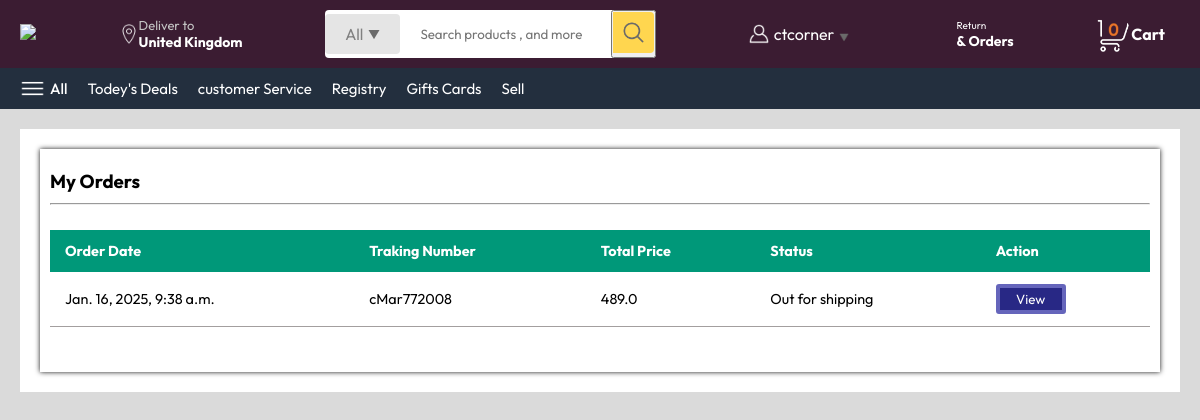
Screenshot of /my-order (signed in) with the database file from the repository.
### store/models.py (models this page shows, shortened)
class Order(models.Model):
    user = models.ForeignKey(User, on_delete=models.CASCADE)
    name = models.CharField(max_length=150, null=False)
    email = models.CharField(max_length=150, null=False)
    phone = models.CharField(max_length=150, null=False)
    city = models.CharField(max_length=150, null=False)
    pincode = models.CharField(max_length=150, null=False)
    area = models.CharField(max_length=150, null=False)
    house_name = models.CharField(max_length=150, null=False)
    total_price = models.FloatField(null=False)
    payment_mode = models.CharField(max_length=150, null=False)
    payment_id = models.FloatField(max_length=250, null=True)
    orderstatuses = (
        ('Pending','Pending'),
        ('Out for shipping', 'Out for shipping'),
        ('Compleated', 'Compleated')
    )
    status = models.CharField(max_length=150, choices = orderstatuses, default='Pending')
    message = models.TextField(null=True)
    tracking_no = models.CharField(max_length=150, null=True)
    created_at = models.DateTimeField(auto_now_add=True)
    updated_at = models.DateTimeField(auto_now=True)

### store/views.py (the view)
# urls.py: path('my-order', myorders,name='myorders'),
def myorders(request):
    orders = Order.objects.filter(user= request.user)
    context = {'orders': orders}
    return render(request, "orderview.html" , context)

### templates/orderview.html (shortened to what this page needs)
{% extends "base.html" %}
{% load static %}
    {% block orderview %}
    <section>
        <div class="orderpack2">
            <h3>My Orders</h3>
            <hr>
            <table class="content-table2">
                <thead>
                    <tr>
                        <th>Order Date</th>
                        <th class="tr">Traking Number</th>
                        <th>Total Price</th>
                        <th>Status</th>
                        <th>Action</th>
                    </tr>
                </thead>
                <tbody>
                    {% for item in orders %}
                    <tr>
                        <td>{{ item.created_at }}</td>
                        <td class="tr">{{ item.tracking_no }}</td>
                        <td>{{ item.total_price }}</td>
                        <td>{{ item.status }}</td>
                        <td><a href="{% url "orderview" item.tracking_no %}"><button>View</button></a></td>
                    </tr>
                    {% endfor %}
                </tbody>
            </table>
        </div>
    </section>
{% endblock %}

### templates/base.html (shortened to what this page needs)
{% load static %}
<!DOCTYPE html>
<html lang="en">
<head>
    <link rel="stylesheet" href="{% static "style.css"%}">
        <link rel="stylesheet" href="https://code.jquery.com/ui/1.14.1/themes/base/jquery-ui.css">
            <link rel="stylesheet" href="{% static "checkout.css" %}">
            <link rel="stylesheet" href="{% static "cart.css" %}">
            <link rel="stylesheet" href="{% static "orderview.css" %}">
            <link rel="stylesheet" href="{% static "collection.css"%}">
        </head>
<body>
    <nav>
        <a href="/"><img class="fimg" src="{% static "./assets/city.png" %}" width="180"><img class="star-img" src={% static "./assets/star.png" %} width="30" alt=""></a>
        <div class="nav-country">
            <img src="{% static "./assets/location_icon.png" %}" height="20" alt="">
            <div>
                <p>Deliver to</p>
                <h1>United Kingdom</h1>
            </div>
        </div>
        <form action="{% url "searchproducts" %}" method="POST">
        <div class="nav-search">
            <div class="nav-search-category">
                <p>All</p>
                <img src="{% static "./assets/dropdown_icon.png" %}" height="12" alt="">
            </div>
            <input type="search" id="searchproduct" class="nav-search-input" placeholder="Search products , and more" name="productsearch" required>
            <button type="submit"><img src="{% static "./assets/search_icon.png" %}" class="nav-search-icon" alt=""></button>
        </div>
    </form>
            {% if request.user.is_authenticated %}
            <div class="dropdown">
                <img class="u" src="{% static "./assets/user.png" %}" width="20px" alt="">
                <a class="dropbtn">{{ request.user }}</a>
                <img src="{% static "./assets/dropdown_icon.png" %}" height="10px" width="10px" class="d" alt="">
            </div>
                {% else %}
                <div class="nav-text">
                    <p><a href="{% url "signup" %}">Hello, Sign in</a></p>
                    <h1>Account & Lists <img src="{% static "./assets/dropdown_icon.png" %}" width="8px" alt=""></h1
                </div>
                {% endif %}
                <div class="nav-text">
                    <a href="{% url "myorders" %}"><p>Return</p>
                    <h1>& Orders</h1></a>
                </div>
        <a href="/cart.html" class="nav-cart">
            <img src="{% static "./assets/cart_icon.png" %}" width="35px" alt="">
            <h4>Cart</h4>
        </a>
    </nav>
        <div class="nav-bottom">
            <div>
                <img src="{% static "./assets/menu_icon.png" %}" width="25px" alt="">
                <p>All</p>
            </div>
            <p>Todey's Deals</p>
            <p>customer Service</p>
            <p>Registry</p>
            <p>Gifts Cards</p>
            <p>Sell</p>
        </div>
    {% block orderview %}
    {% endblock %}
    </body>
</html>

### store/static/style.css (style rules this page uses)
* { padding: 0; margin: 0; box-sizing: border-box; font-family: Outfit; }
body { background: #dadada; }
a { text-decoration: none; color: inherit; }
nav { position: sticky; top: 0px; display: flex; background: #3B1C32; align-items: center; justify-content: space-between; padding: 10px 20px ; color: #fff; z-index: 10; }
nav .dropdown { height: 20px; width: 150px; display:flex; justify-content:center; cursor: pointer; }
nav .dropdown a { margin-left: 5px; }
nav .dropdown .d { margin-left: 5px; margin-top: 8px; }
.nav-country { display: flex; align-items: center; margin-left: 15px; font-size: 13px; color: #c4c4c4; }
.nav-country h1 { color: #fff; font-size: 14px; }
.nav-search { flex: 1; display: flex; align-items: center; background: #fff; color: grey; max-width: 1000px; border-radius: 4px; margin-left: 15px; cursor: pointer; }
.nav-search-category { display: flex; align-items: center; padding: 10px 20px; gap: 5px; background: #e5e5e5; border-radius: 4px; }
.nav-search-input { border: none; outline: none; padding-left: 20px; width: 100%; }
.nav-search-icon { max-width: 41px; padding: 8px; background: #EB8317; border-radius: 0 4px 4px 0; }
.nav-text { margin-left: 15px; }
.nav-text p { font-size: 10px; }
.nav-text h1 { font-size: 14px; }
.nav-cart { display: flex; align-items: center; margin: 0px 15px; }
.nav-bottom { display: flex; align-items: center; gap: 20px; padding: 8px 20px; background: #232f3e; color: #fff; font-size: 15px; }
.nav-bottom div { display: flex; align-items: center; gap: 5px; font-weight: 500; }

### store/static/checkout.css (style rules this page uses)
section { background: #ffffff; margin: 20px 20px 20px 20px; padding-top: 20px; padding-bottom: 20px; }

### store/static/orderview.css (style rules this page uses)
body { background: #ffffff; }
section { background: #ffffff; margin: 20px 20px 20px 20px; padding: 20px; }
.orderpack2 { padding: 20px 10px 20px 10px; max-width: 400vh; box-shadow: 0 0 5px rgb(22, 22, 22); }
.orderpack2 hr { margin: 10px 0 10px 0; }
.content-table2 { border-collapse: collapse; margin: 25px 0; font-size: 0.9em; width: 100%; }
.content-table2 thead tr { background-color: #009879; color: #ffffff; text-align: left; }
.content-table2 th, .content-table2 td { padding: 12px 15px; }
.content-table2 tbody tr { border-bottom: 1px solid #a39f9f; }
.content-table2 td button { height: 30px; width: 70px; border-radius: 3px; background: rgb(40, 40, 133); border: 4px solid rgb(101, 101, 187); color: #ffffff; cursor: pointer; }

### store/static/collection.css (style rules this page uses)
* { padding: 0; margin: 0; box-sizing: border-box; font-family: Outfit; }
body { background: #dadada; }
a { text-decoration: none; color: inherit; }
nav { display: flex; align-items: center; justify-content: space-between; background: #131921; padding: 10px 20px ; color: #fff; }
.nav-country { display: flex; align-items: center; margin-left: 15px; font-size: 13px; color: #c4c4c4; }
.nav-country h1 { color: #fff; font-size: 14px; }
.nav-search { flex: 1; display: flex; align-items: center; background: #fff; color: grey; max-width: 1000px; border-radius: 4px; margin-left: 15px; }
.nav-search-category { display: flex; align-items: center; padding: 10px 20px; gap: 5px; background: #e5e5e5; border-radius: 4px; }
.nav-search-input { border: none; outline: none; padding-left: 20px; width: 100%; }
.nav-search-icon { max-width: 41px; padding: 8px; background: #ffd64f; border-radius: 0 4px 4px 0; }
.nav-text { margin-left: 15px; }
.nav-text p { font-size: 10px; }
.nav-text h1 { font-size: 14px; }
.nav-cart { display: flex; align-items: center; margin: 0px 15px; }

### rows the page displays
Order: created_at "Jan. 16, 2025, 9:38 a.m.", tracking_no "cMar772008", total_price "489.0", status "Out for shipping"

### other values shown
{{ request.user }} "ctcorner"
